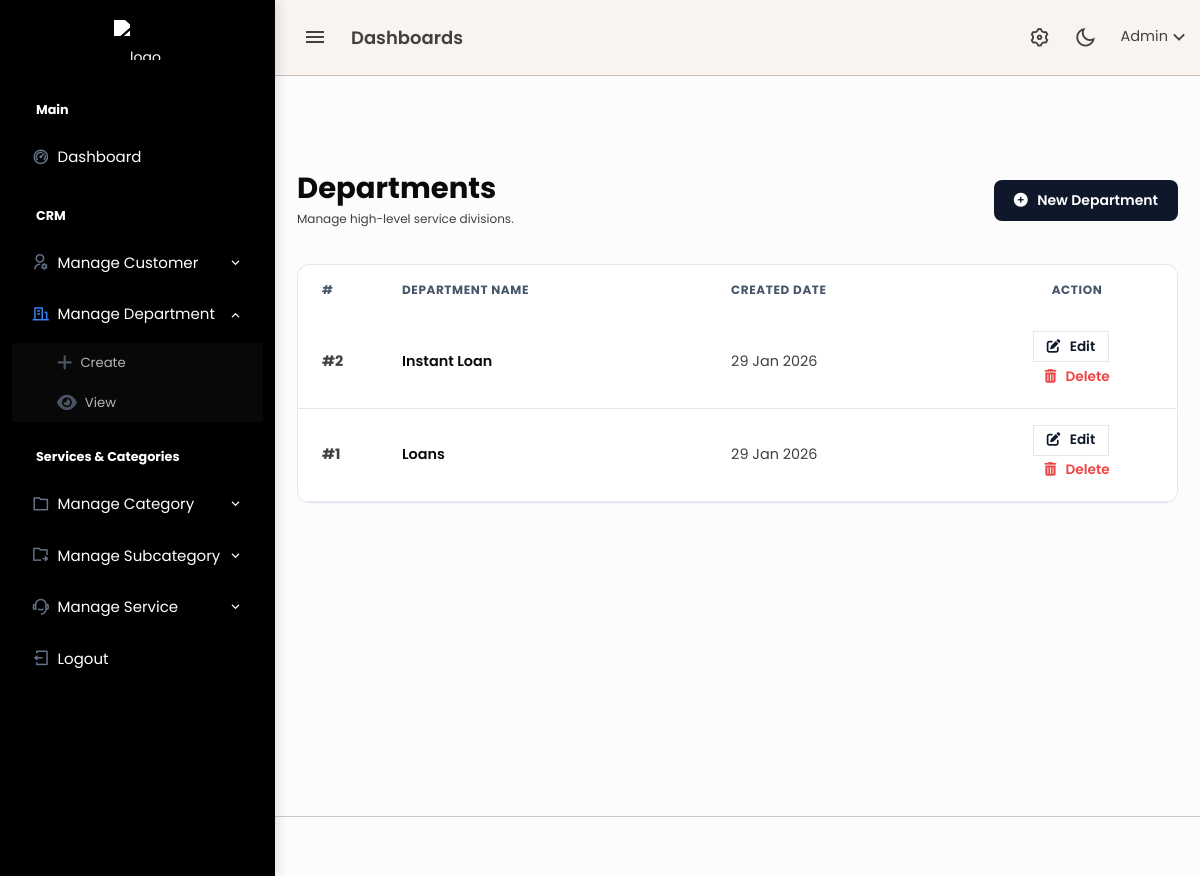
The page /admin/departments.php (signed in) on the database as committed earlier.
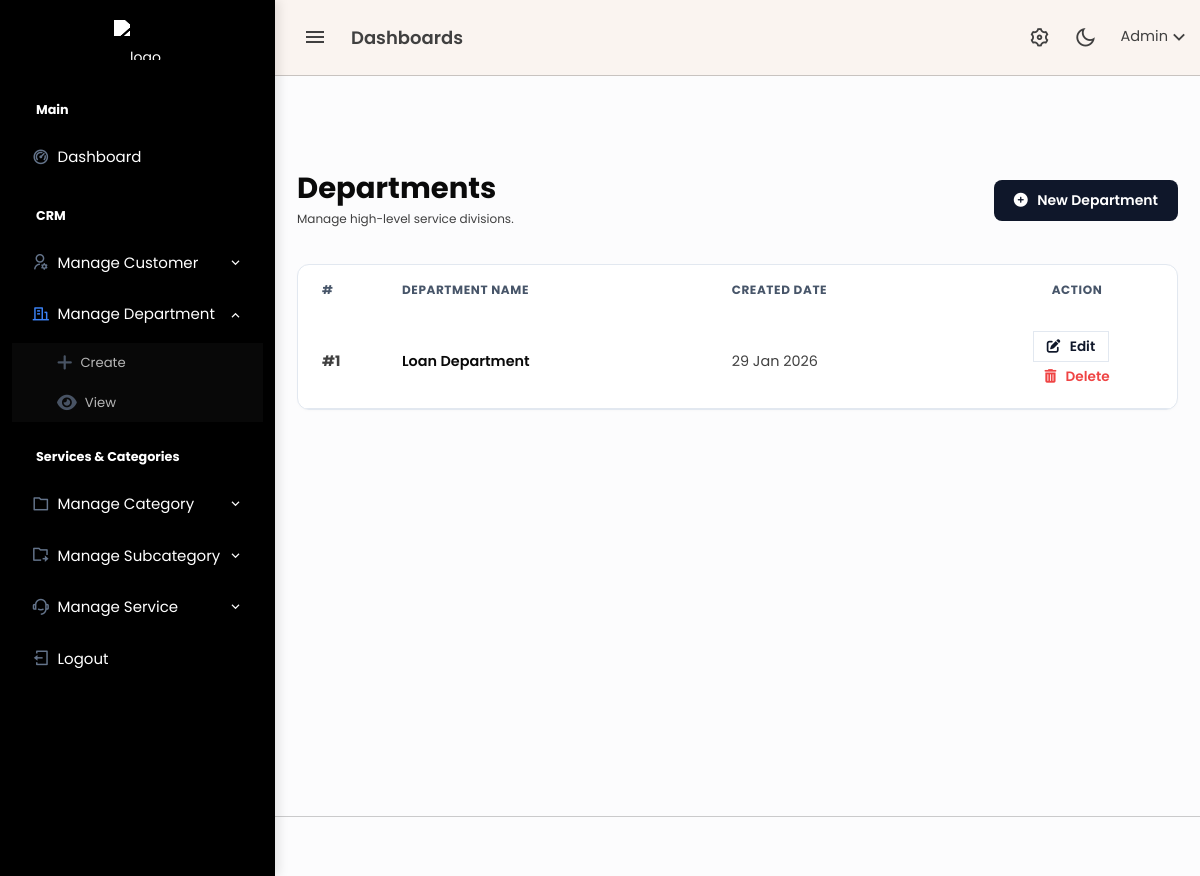
The same page on the database as committed later.
### tables this page shows
CREATE TABLE `departments` (
  `id` int(10) UNSIGNED NOT NULL,
  `name` varchar(255) NOT NULL,
  `created_at` timestamp NULL DEFAULT current_timestamp(),
  `updated_at` timestamp NULL DEFAULT current_timestamp() ON UPDATE current_timestamp(),
  `created_by` bigint(20) UNSIGNED DEFAULT NULL
);

### admin/departments.php (the view, shortened to what this page needs)
<?php
include 'db/config.php';
$res = mysqli_query($conn,
    "SELECT id, name, created_at FROM departments ORDER BY id DESC"
);
?>
<?php include 'header.php'; ?>
<?php include 'topbar.php'; ?>
<?php include 'sidebar.php'; ?>
<div class="content-page">
    <div class="content">
        <div class="container-fluid pt-5">
            <div class="d-flex justify-content-between align-items-center mb-4">
                <div>
                    <h2 class="fw-bold text-dark mb-1">Departments</h2>
                    <p class="text-muted small mb-0">Manage high-level service divisions.</p>
                </div>
                <a href="add-department.php" class="btn btn-submit-pro">
                    <i class="fas fa-plus-circle me-1"></i> New Department
                </a>
            </div>
            <div class="card card-modern">
                <div class="card-body p-0">
                    <div class="table-responsive">
                        <table class="table table-modern mb-0 align-middle">
                            <thead>
                                <tr>
                                    <th width="80">#</th>
                                    <th>Department Name</th>
                                    <th>Created Date</th>
                                    <th width="200" class="text-center">Action</th>
                                </tr>
                            </thead>
                            <tbody>
                            <?php if(mysqli_num_rows($res) > 0): ?>
                                <?php while ($row = mysqli_fetch_assoc($res)) { ?>
                                    <tr>
                                        <td class="text-muted fw-bold">#<?= $row['id'] ?></td>
                                        <td class="fw-semibold text-dark"><?= htmlspecialchars($row['name']) ?></td>
                                        <td class="text-muted"><?= date('d M Y', strtotime($row['created_at'])) ?></td>
                                        <td class="text-center">
                                            <a href="add-department.php?id=<?= $row['id'] ?>"
                                               class="btn btn-sm btn-action-edit me-2">
                                               <i class="fas fa-edit me-1"></i> Edit
                                            </a>
                                            <form action="db/department-delete.php"
                                                  method="POST"
                                                  style="display:inline"
                                                  onsubmit="return confirm('Delete this department?')">
                                                <button type="submit" class="btn btn-sm btn-action-delete border-0">
                                                    <i class="fas fa-trash-alt me-1"></i> Delete
                                                </button>
                                            </form>
                                        </td>
                                    </tr>
                                <?php } ?>
                            <?php else: ?>
                                <tr>
                                    <td colspan="4" class="text-center py-5 text-muted">No departments found.</td>
                                </tr>
                            <?php endif; ?>
                            </tbody>
                        </table>
                    </div>
                </div>
            </div>
        </div>
    </div>
</div>
<?php include 'footer.php'; ?>

Rows that differ between the two databases and show on the page:
removed departments: id "2", name "Instant Loan", created_at "29 Jan 2026"
changed departments id 1: name "Loans" → "Loan Department"
